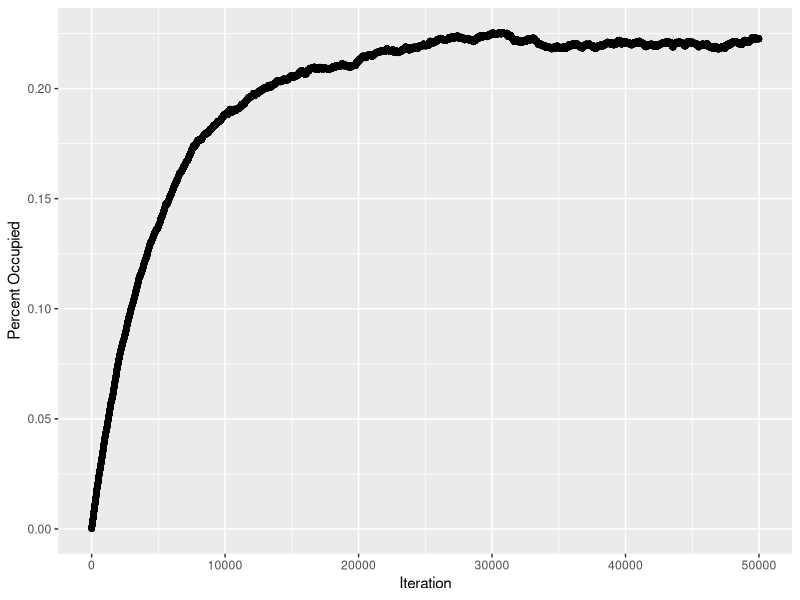

The R source for this figure: (Note: a time limit stopped this script after it produced the figure.)
## ---- chunk 1
library(compiler)
library(ggplot2)
## ---- chunk 2
#step = number of iterations
sampler <- function(step) {
  #initialize intial graph
  M <- matrix(0,100,100)
  sums <- 0
  for(i in 1:step) {
    x <- trunc(runif(1,1,101)) #choose an x value at random
    y <- trunc(runif(1,1,101)) #choose a y value at random
    change <- trunc(runif(1,0,2)) #determine 1 try to flip to 1, or 0, flip to 0
    if(change) {
      #Now we will check to see if we can flip our new point
      flip <- TRUE
      if(x+1 <= 100) {
        if(M[x+1,y]==1) {flip <- FALSE} #Check right
      }
      if (x >=2 & flip) {
        if(M[x-1,y]==1) {flip <- FALSE} #Check left
      }
      if(y+1<=100 & flip) {
        if(M[x,y+1]==1) {flip<-FALSE} #Check above
      }
      if(y>=2 & flip) {
        if(M[x,y-1] == 1) {flip<-FALSE} #Check below
      }
      if(flip) {M[x,y]<-1}
    } else { M[x,y]<-0 }
  sums <- rbind(sums,sum(M)/10000)
  }
  return(sums)
}
## ---- chunk 3
M2 <- sampler(50000)
qplot(y = as.numeric(M2)) + xlab("Iteration") + ylab("Percent Occupied")
## ---- chunk 4
M3 <- sapply(1:100, function(x) sampler(25000)) 
qplot(as.numeric(M3), geom="histogram", binwidth=.005) + xlab("f(x)/10000")
## ---- chunk 5
montecarlo <- function(p, matrix) {
  M <- matrix #using the matrix we generated for the histogram for part a
  results <- 0
  for (i in 1:100) {
    p <- ifelse(M[i] > .4, 1, 0)
    results <- c(results, p)
  }
  return(sum(results)/100)
}
## ---- chunk 6
p <- montecarlo(.4, M3)
ci.right <- p + 2 * sqrt((p*(1-p)/100))
ci.left <- p - 2 * sqrt((p*(1-p)/100))
## ---- chunk 7
sampler2 <- function(step) {
  #initialize intial graph
  M <- matrix(0,100,100)
  M[50,50] <- 1 #because we can't divide by 0
  sums <- 0 #place to store sums of each step
  #now we need to come up with a valid proposal and the test whether we accept or reject based on whether a uniform rv < nu(j)/nu(i)
  for(i in 1:step) {
    base <- M
    #step 1: find a valid proposal
    x <- trunc(runif(1,1,101)) #choose an x coordinate
    y <- trunc(runif(1,1,101)) #choose a y value at random
    change <- trunc(runif(1,0,2)) #determine 1 try to flip to 1, or 0, flip to 0
    if(change) {
      flip <- TRUE #Now we will check to see if we can flip our new point
      if(x+1 <= 100) {
        if(M[x+1,y]==1) {flip <- FALSE} #Check right
      }
      if (x >=2 & flip) {
        if(M[x-1,y]==1) {flip <- FALSE} #Check left
      }
      if(y+1<=100 & flip) {
        if(M[x,y+1]==1) {flip<-FALSE} #Check above
      }
      if(y>=2 & flip) {
        if(M[x,y-1] == 1) {flip<-FALSE} #Check below
      }
      if(flip) {M[x,y]<-1}
    } else 
    { M[x,y]<-0 }
    
    #2. now that we have a proposal, we test:
    U <- runif(1)
    
    if(U < (sum(M)^2)/(sum(base)^2)){
     sums <- rbind(sums,(sum(M))^2/10000) 
    } else {
      sums <- rbind(sums,(sum(base))^2/10000)
      M <- base
    }
  }
  return(sums) #this returns a list of values of (f(e))^2
}
## ---- chunk 8
M4 <- sapply(1:100, function(x) sampler2(25000)) 
qplot(as.numeric(M4), geom="histogram", binwidth=10) + xlab("f(Y)/10000")
## ---- chunk 9
#proposal generating function
flips <- function(chain, num) {
#now we use the current sequence to propose a new sequence by switching up one group of 20 flips
choice <- toString(num)
#there is most definitely a better way to do this, possibly select range from list of ranges then wipe out tails/assign new values in one step
switch(choice,
       '1'={chain[1:20] <- 1 #knock out all tails
            chain[sample(1:20, 9, replace=F)] <- -1 #place new tails
            },
       '2'={chain[21:40] <- 1
         chain[sample(21:40, 9, replace=F)] <- -1},
       '3'={chain[41:60] <- 1
         chain[sample(41:60, 9, replace=F)] <- -1},
       '4'={chain[61:80] <- 1
         chain[sample(61:80, 9, replace=F)] <- -1},
       '5'={chain[81:100] <- 1
         chain[sample(81:100, 9, replace=F)] <- -1},
       '6'={chain[101:120] <- 1
         chain[sample(101:120, 9, replace=F)] <- -1},
       '7'={chain[121:140] <- 1
         chain[sample(121:140, 9, replace=F)] <- -1},
       '8'={chain[141:160] <- 1
         chain[sample(141:160, 9, replace=F)] <- -1},
       '9'={chain[161:180] <- 1
         chain[sample(161:180, 9, replace=F)] <- -1},
       '10'={chain[181:200] <- 1
         chain[sample(181:200, 9, replace=F)] <- -1},
       stop(chain)
)
return(chain)
}
## ---- chunk 10
#function to sample from all sequences fitting the conditions
omega <- function(N){
results <- data.frame("Step" = 0, "Move" =0, "Diffs" = 0)
chain <- rep(c(rep(1,11), rep(-1,9)),10) #start with a matrix that fits the conditions
num <- trunc(runif(1,1,11)) #now we randomnly pick a bucket of 20 to change
base <- flips(chain, num) #change bucket in base matrix

#moving through the desired number of steps
for ( i in 1:N) {
  num <- trunc(runif(1,1,11)) #choose bucket to change
  proposal <- flips(base, num) #generate a proposal

#f(x) is the difference in the amount of money generated in the first 10 flips of any bucket of 20 minus the amount of money earned in the final 10 flips
proposal.m <- sum(proposal[c(1:10, 21:30, 41:50, 61:70, 81:90, 101:110, 121:130, 141:150, 161:170, 181:190)]) - sum(proposal[c(11:20, 31:40, 51:60, 71:80, 91:100, 111:120, 131:140, 151:160, 171:180, 191:200)])

base.m <- sum(base[c(1:10, 21:30, 41:50, 61:70, 81:90, 101:110, 121:130, 141:150, 161:170, 181:190)]) - sum(base[c(11:20, 31:40, 51:60, 71:80, 91:100, 111:120, 131:140, 151:160, 171:180, 191:200)])

test <- proposal.m/base.m #this results in the proposal being accepted roughly 78% of the time

if(runif(1) < min(1,test, na.rm=TRUE)) {
  base <- proposal
  results <- rbind(results, c(results <- data.frame("Step" = i, "Move" = 1, "Diffs" = proposal.m)))
} else {
  base <- base
  results <- rbind(results, c(results <- data.frame("Step" = i, "Move" = 0, "Diffs" = base.m)))
}
}
return(results)
}
## ---- chunk 11
#test runs to show acceptance rate
tests <- omega(10000)
qplot(x = as.numeric(tests$Step), y = as.numeric(tests$Diffs), geom="line") + ylab("Difference in number of tails") + xlab("Step")
## ---- chunk 12
omega2 <- function(N){
  results <- data.frame("Step" = 0, "Round" =0, "Amount" = 0)
  
  #start with a matrix that fits the conditions, but with 1's and 0's instead of 1 and -1 so that any function we do to count tails will always be greater than 0
  chain <- rep(c(rep(1,11), rep(-1,9)),10) 
  
  #now we randomnly pick a bucket of 20 to change
  num <- trunc(runif(1,1,11))
  
  #assign it to the base function
  base <- flips(chain, num)
  
  for ( i in 1:N) {
    
    num <- trunc(runif(1,1,11)) #choose bucket to change
    proposal <- flips(base, num) #generate a proposal
    
    proposal.m <- sum(proposal[c(1:10, 21:30, 41:50, 61:70, 81:90, 101:110, 121:130, 141:150, 161:170, 181:190)]) - sum(proposal[c(11:20, 31:40, 51:60, 71:80, 91:100, 111:120, 131:140, 151:160, 171:180, 191:200)])
    
    base.m <- sum(base[c(1:10, 21:30, 41:50, 61:70, 81:90, 101:110, 121:130, 141:150, 161:170, 181:190)]) - sum(base[c(11:20, 31:40, 51:60, 71:80, 91:100, 111:120, 131:140, 151:160, 171:180, 191:200)])
    
    test <- proposal.m/base.m
    
    #this results in the proposal being accepted roughly 78% of the time
    if(runif(1) < min(1,test, na.rm=TRUE)) {
      base <- proposal
      total <- cumsum(as.numeric(base))
      top.dollar <- which.max(total)
      results <- rbind(results, c(results <- data.frame("Step" = i, "Round" = top.dollar, "Amount" = total[top.dollar])))
    } else {
      base <- base
      total <- cumsum(as.numeric(base))
      top.dollar <- which.max(total)
      results <- rbind(results, c(results <- data.frame("Step" = i, "Round" = top.dollar, "Amount" = total[top.dollar])))
    }
  }
  return(results)
}
## ---- chunk 13
tests2 <- omega2(3000)
qplot(as.numeric(tests2$Round[2:3000]), geom="histogram", binwidth = 1, fill=..count.., main = "Histogram for T") + xlab("Round Max Achieved")
qplot(as.numeric(tests2$Amount[2:3000]), geom="histogram", binwidth = 1, fill = ..count.., main = "Histogram for Z") + xlab("Highest Amount")
